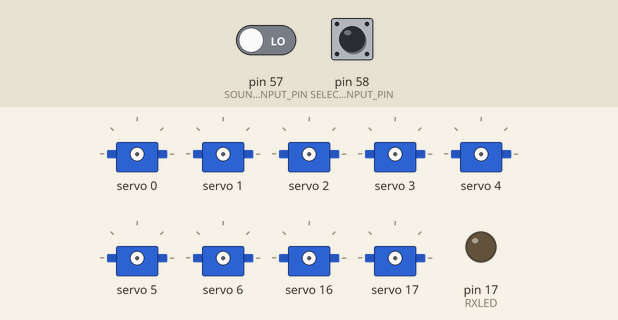
Simulated run of this sketch. Board: Arduino Mega 2560, built with avr-gcc and run on an emulated ATmega2560. Parts: 9 × servo, output pins drawn as LEDs (lit = HIGH). The test bench sets the inputs (shaded band); at power-on: pin 57 (SOUND_INPUT_PIN) LOW, pin 58 (SELECTOR_INPUT_PIN) LOW. Random numbers use the default seed unless the sketch sets one; what the sketch prints to the serial monitor is not drawn.

Above: at 0.16 s.
At 30.8 s:
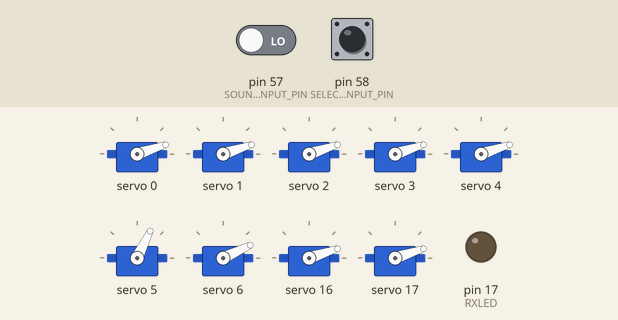
At 61.3 s:
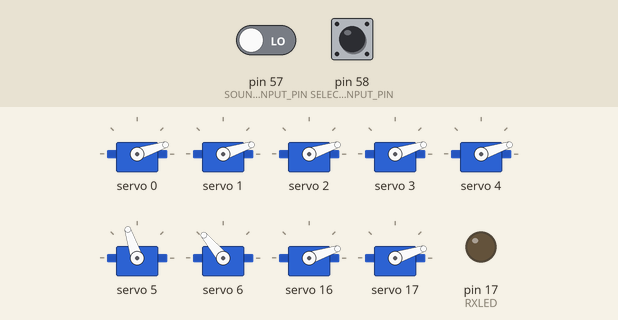
At 122.1 s:
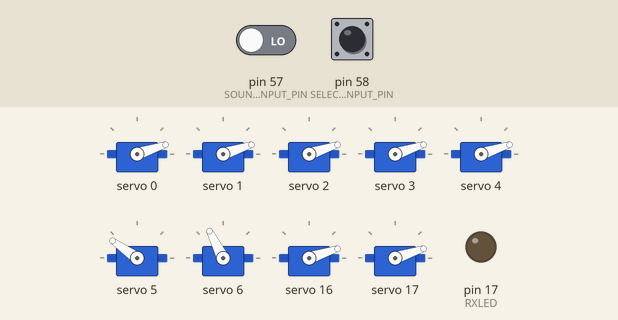
Timing chart, 0 to 123.6 s (numbered marks = the images above):
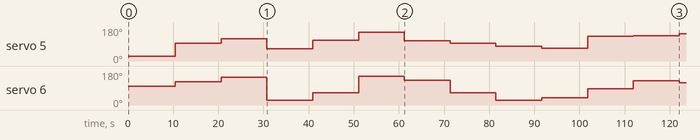

Measured:
- by itself, servo 5: 24° → 93° at 10.5 s, → 119° 10.1 s later, → 64° 10.1 s later, → 109° 10.1 s later, … (12 changes in this stretch)

The sketch:

main.ino
```cpp
#include <Adafruit_PWMServoDriver.h>
#include "src/include/artoo.h"
// #include "src/include/sound.h"
// #include "src/include/servo_controller.h"
// #include <HardwareSerial.h>


// ===============  SERVOS =============== //

//Adafruit_PWMServoDriver pwm = Adafruit_PWMServoDriver(0x40);
// Adafruit_PWMServoDriver pwm = Adafruit_PWMServoDriver();
// #define SERVOMIN  150 // This is the 'minimum' pulse length count (out of 4096)
// #define SERVOMAX  500 // This is the 'maximum' pulse length count (out of 4096)
// #define USMIN  600 // This is the rounded 'minimum' microsecond length based on the minimum pulse of 150
// #define USMAX  2400 // This is the rounded 'maximum' microsecond length based on the maximum pulse of 600
// #define SERVO_FREQ 50 // Analog servos run at ~50 Hz updates

// ===============  SOUND  =============== //


#define SERVO_MIN 40
#define SERVO_MID 90
#define SERVO_MAX 140

#define DOME_PANEL_SERVO_COUNT 5
#define DOME_SERVO_COUNT 7

int RXLED = 17;  // The RX LED has a defined Arduino pin


Artoo* pArtoo;
Sound* pSound;

// int servoZero        = map(0,   0, 180, SERVOMIN, SERVOMAX);
// int servoSeventyFive = map(75,  0, 180, SERVOMIN, SERVOMAX);
// int servoOneFifty    = map(150, 0, 180, SERVOMIN, SERVOMAX);

// int domeServoLocation[DOME_SERVO_COUNT];
// int domeServoDestination[DOME_SERVO_COUNT];

// unsigned long currentMillis = 0;

// unsigned long shortCircuitEnd  = 0;
// unsigned long nextShortCircuitAction = 0;

// unsigned long nextDomeEyeAction = 5000;


bool servoIsDomeEye(uint16_t num){
  return(num == 5 || num == 6);
}

void setup() {

  pinMode(SOUND_INPUT_PIN, INPUT);
  pinMode(RXLED, OUTPUT);  // Set RX LED as an output


  Serial.begin(9600); //This pipes to the serial monitor
  Serial.println("Initialize Serial Monitor");

  pArtoo = new Artoo();

  // pSound = new Sound(&Serial3);


  // SERVOS
//   pwm.begin();
//   pwm.setOscillatorFrequency(27000000);

//   pwm.setPWMFreq(SERVO_FREQ);  // This is the maximum PWM frequency

//   for(uint16_t servonum = 0; servonum<DOME_SERVO_COUNT; servonum++){
//     if(servoIsDomeEye(servonum)){
// //      pwm.setPWM(servonum, 0, servoSeventyFive);
//       domeServoLocation[servonum]    = 9999;
//       domeServoDestination[servonum] = servoSeventyFive;
//     }else{
// //      pwm.setPWM(servonum, 0, servoZero);
//       domeServoLocation[servonum] = 9999;
//       domeServoDestination[servonum] = servoZero;
//     }
//   }

// //  printServos();
// //  delay(100);
//   pwm.sleep();

//   Serial.print("Setting OneFifty : ");
//   Serial.println(servoOneFifty); //441

//     Serial.print("Setting Zero : ");
//   Serial.println(servoZero);  //150


}

void loop() {

  // currentMillis = ;

  pArtoo->run(millis());

  delay(100);

  // checkSoundInput();
  // checkForSentienceSound();

  // if(shortCircuiting()){
  //   runShortCircuit();
  // }else{
  //   //resetDomePanelServos();
  // }

//  runServoEye();

  // checkServoMovement();

  //need to put pwm to sleep well after the servo's stop moving, otherwise they won't complete their move.
  //could set a next pwm sleep time and not have such a big delay in the main loop if it makes sense

  // pwm.sleep();


//  digitalWrite(RXLED, LOW);     // set the RX LED ON
//  delay(100);
//  digitalWrite(RXLED, HIGH);    // set the RX LED OFF
//  delay(100);
}

// void printServos(){
//   for(uint16_t servonum = 0; servonum<DOME_SERVO_COUNT; servonum++){
//     Serial.print("S: ");
//     Serial.print(servonum);
//     Serial.print(", L: ");
//     Serial.print(domeServoLocation[servonum]);
//     Serial.print(", D: ");
//     Serial.println(domeServoDestination[servonum]);
//   }
// }


// void checkServoMovement(){
//   bool pwmAsleep= true;

//   for(uint16_t servonum = 0; servonum<DOME_SERVO_COUNT; servonum++){
//     if(domeServoLocation[servonum] != domeServoDestination[servonum]){
//       if(pwmAsleep){
//         pwmAsleep = false;
//         pwm.wakeup();
//       }
//         Serial.print("S: ");
//         Serial.print(servonum);
//         Serial.print(", L: ");
//         Serial.print(domeServoLocation[servonum]);
//         Serial.print(", D: ");
//         Serial.println(domeServoDestination[servonum]);

//       pwm.setPWM(servonum, 0, domeServoDestination[servonum]);
//       domeServoLocation[servonum] = domeServoDestination[servonum];
//     }
//   }
// }


// void runShortCircuit(){
//   // if(shortCircuiting()){
//   if(true){ //TODO - should be shortCircuiting()
//     if(currentMillis >= nextShortCircuitAction){
//       Serial.println("Randomising Servos");
//       for(uint16_t servonum = 0; servonum<DOME_PANEL_SERVO_COUNT; servonum++){
//         if(random(2)){
//           Serial.print("Setting Zero Servo: ");
//           Serial.println(servonum);
//           domeServoDestination[servonum] = servoZero;
//         }else{
//           Serial.print("Setting OneFifty Servo: ");
//           Serial.println(servonum);
//           domeServoDestination[servonum] = servoOneFifty;
//         }
// //         Serial.print("Running Servo: ");
// //         Serial.print(servonum);
// //         Serial.print(" Destination: ");
// //         Serial.println(domeServoDestination[servonum]);
//       }
//       nextShortCircuitAction = currentMillis + 350;
//     }
//   }
// }

// void runServoEye(){
//   if(currentMillis >= nextDomeEyeAction){
//     nextDomeEyeAction = currentMillis + 2000;
//     for(uint16_t servonum = 5; servonum<7; servonum++){
//       int tmp = random(3);
//       if(tmp == 0){
//         domeServoDestination[servonum] = servoZero;
//       }else if(tmp == 1){
//         domeServoDestination[servonum] = servoSeventyFive;
//       }else{
//         domeServoDestination[servonum] = servoOneFifty;
//       }
//          Serial.print("Moving Eye Servo: ");
//          Serial.print(servonum);
//          Serial.print(" Destination: ");
//          Serial.println(domeServoDestination[servonum]);
//     }

//   }
// }

void testServo(){
    Serial.println("Test Servo");
//    #define SERVOMIN  150 // This is the 'minimum' pulse length count (out of 4096)
//#define SERVOMAX  600 // This is the 'maximum' pulse length count (out of 4096)

   int min = 150;
   int max = 500;


//   int twenty= map(20, 0, 180, SERVOMIN, SERVOMAX);
//   int fifty= map(50, 0, 180, SERVOMIN, SERVOMAX);
//   int seventy = map(70, 0, 180, SERVOMIN, SERVOMAX);
//   int ninety= map(90, 0, 180, SERVOMIN, SERVOMAX);
//int onetwenty = map(120, 0, 180, SERVOMIN, SERVOMAX);
//
//   int oneighty = map(180, 0, 180, SERVOMIN, SERVOMAX);


//   uint16_t servonum = 6;
//
//for(servonum=0; servonum<5; servonum++){
//
//     Serial.print("servo: ");
//     Serial.println(servonum);
//       pwm.wakeup();
//       pwm.setPWM(servonum, 0, onefifty);
//       pwm.sleep();
//       delay(1000);
////
//
//       pwm.wakeup();
//       pwm.setPWM(servonum, 0, zero);
//       pwm.sleep();
//       delay(1000);
//}
//     pwm.wakeup();

//    Serial.println("Test Servo MIN");
//    for (uint16_t pulselen = min; pulselen < max; pulselen++) {
//      pwm.setPWM(servonum, 0, zero);
////    }
////pwm.sleep();
//    delay(1000);
////    pwm.wakeup();
////    Serial.println("Test Servo MAX");
////    for (uint16_t pulselen = SERVOMAX; pulselen > SERVOMIN; pulselen--) {
//      pwm.setPWM(servonum, 0, twenty);
////    }
//
////pwm.sleep();
//    delay(1000);
}
```

artoo.cpp
```cpp
#include "include/artoo.h"

Artoo::Artoo(){
  Serial3.begin(38400);  //the output to the sound controller board
  pSound           = new Sound(&Serial3);
  pServoController = new ServoController();
  pInput           = new Input();
}

Artoo::~Artoo(){
  delete pInput;
  delete pServoController;
  delete pSound;
}

void Artoo::run(unsigned long millis){
  //debug stuff.
  // if(pInput->getSelectorIndex() == 0){
  //   pServoController->setBodyServoDestination(0,  map(0,   0, 180, SERVOMIN, SERVOMAX));
  //   pServoController->setBodyServoDestination(1,  map(0,   0, 180, SERVOMIN, SERVOMAX));
  // }else if(pInput->getSelectorIndex() == 1){
  //   pServoController->setBodyServoDestination(0,  map(75 ,   0, 180, SERVOMIN, SERVOMAX));
  //   pServoController->setBodyServoDestination(1,  map(75 ,   0, 180, SERVOMIN, SERVOMAX));
  // }else{
  //   pServoController->setBodyServoDestination(0,  map(150 ,   0, 180, SERVOMIN, SERVOMAX));
  //   pServoController->setBodyServoDestination(1,  map(150 ,   0, 180, SERVOMIN, SERVOMAX));
  // }

  currentMillis = millis;

  pInput->run(millis);

  if(pInput->getSelectorIndex() == AUDIO_SELECTOR_INDEX){
    pSound->run(millis, pInput->getSoundIndex());
    checkStartShortCircuit();
  }else{
    pSound->run(millis);
  }

  if(pInput->getSelectorIndex() == ARM_SELECTOR_INDEX){
    updateArmPositions();
  }

  pServoController->run(millis);

  //currently the dome panels are either short circuiting or reset.
  runShortCircuit();

  updateEyeMovement();

  delay(100);
}

void Artoo::updateArmPositions(){
  if(pInput->getSelectorIndex() != ARM_SELECTOR_INDEX){
    return;
  }

  if(pInput->getSoundIndex() == 0){
    pServoController->setBodyServoDestination(0,  pServoController->servoZero);
    pServoController->setBodyServoDestination(1,  pServoController->servoZero);
  }else if(pInput->getSoundIndex() == 1){
    pServoController->setBodyServoDestination(0,  pServoController->servoSeventyFive);
    pServoController->setBodyServoDestination(1,  pServoController->servoZero);
  }else if(pInput->getSoundIndex() == 2){
    pServoController->setBodyServoDestination(0,  pServoController->servoZero);
    pServoController->setBodyServoDestination(1,  pServoController->servoSeventyFive);
  }else if(pInput->getSoundIndex() == 3){
    pServoController->setBodyServoDestination(0,  pServoController->servoZero);
    pServoController->setBodyServoDestination(1,  pServoController->servoOneFifty);
  }else if(pInput->getSoundIndex() == 4){
    pServoController->setBodyServoDestination(0,  pServoController->servoOneFifty);
    pServoController->setBodyServoDestination(1,  pServoController->servoZero);
  }else if(pInput->getSoundIndex() == 5){
    pServoController->setBodyServoDestination(0,  pServoController->servoOneFifty);
    pServoController->setBodyServoDestination(1,  pServoController->servoOneFifty);
  }
}

void Artoo::updateEyeMovement(){
  if(currentMillis >= nextEyeMovement){
    pServoController->randomiseEye();
    nextEyeMovement = currentMillis + EYE_MOVEMENT_SERVO_INTERVAL;
  }
}

void Artoo::runShortCircuit(){
  if(isShortCircuiting()){
    if(currentMillis >= nextShortCircuitAction){
      pServoController->randomiseDomePanels();
      pServoController->randomiseBodyPanels();
      nextShortCircuitAction = currentMillis + SHORT_CIRCUIT_SERVO_DELAY;
    }
  }else{
    pServoController->closeDomePanels();
    pServoController->closeBodyPanels();
  }
}

bool Artoo::isShortCircuiting(){
  return (shortCircuitEnd > currentMillis);
}

void Artoo::checkStartShortCircuit(){
  //Set short circuit timer if need be
  if(isShortCircuiting())
    return;
  if(pInput->soundIndexWasChanged() && pInput->getSelectorIndex() == AUDIO_SELECTOR_INDEX){
    if(pInput->getSoundIndex() == SHORT_CIRCUIT_SOUND_INDEX){
      //Correct sound is set
      shortCircuitEnd = currentMillis + SHORT_CIRCUIT_DURATION;  //about a 3 second file.
    }
  }
}
```

artoo.h
```cpp
#ifndef artoo_h
#define artoo_h

#include "input.h"
#include "servo_controller.h"
#include "sound.h"

#define SHORT_CIRCUIT_SOUND_INDEX 5 //needs to match the sound played and position on the TX for SC
#define SHORT_CIRCUIT_DURATION    3500 //about a 3.5 second file
#define SHORT_CIRCUIT_SERVO_DELAY 250
#define EYE_MOVEMENT_SERVO_INTERVAL 10000

#define AUDIO_SELECTOR_INDEX 0
#define ARM_SELECTOR_INDEX   1

class Artoo {
  public:
    Artoo();
    ~Artoo();
    void run(unsigned long millis);

  private:
    void checkStartShortCircuit();
    void runShortCircuit();
    bool isShortCircuiting();
    void updateArmPositions();
    void updateEyeMovement();

    Input*            pInput;
    ServoController*  pServoController;
    Sound*            pSound;

    unsigned long currentMillis;


    unsigned long shortCircuitEnd        = 0;
    unsigned long nextShortCircuitAction = 0;

    unsigned long nextEyeMovement = 0;

};
#endif
```

input.h
```cpp
#ifndef input_h
#define input_h

#include <Arduino.h>

//Sound input is a 6 position input, values below as soundInputs array.
//Need to debounce it a little bit as it can fluctuate, especially when plugged into
//the pc via usb.

#define SOUND_INPUT_PIN 57 //A3
#define SELECTOR_INPUT_PIN 58 //A4

#define SOUND_GRACE 15 //used when reading the value from the pw m. val +/- grace
#define DEBOUNCE_COUNT_REQUIRED 3

#define SELECTOR_GRACE 100 //used when reading values from the selector +/- this value


class Input {
  public:
    Input();
    ~Input();
    void run(unsigned long millis);

    int getSoundIndex();
    bool soundIndexWasChanged();

    int getSelectorIndex();

  private:
    void checkSoundInput();
    void checkSelectorInput();
    unsigned long currentMillis = 0;

    const int soundInputs[6] = {975,1177,1380,1576,1780,1982};

    int playingSoundIndex   = 0;
    int requestedSoundIndex = 0;
    bool soundIndexWasChangedValue = false;
    int soundDebounceCount  = 0;
    int debouncingSound     = -1;

    bool soundChanged = false;

    const int selectorInputs[3] = {975, 1478, 1982};
    int currentSelectorIndex = 0;


};
#endif
```

servo.h
```cpp
#ifndef servo_h
#define servo_h

class Servo {
  public:
    Servo(int _index);
    ~Servo();
    // void Run(unsigned long millis);

    bool needsMoving();

    unsigned int index;  //The addressable index. Set on construction
    unsigned int location = 99999;
    unsigned int destination = 0;


  private:
    //we put pwm to sleep after moving servos so it doesn't make annoying sounds. Maybe coz i have cheap servos
};
#endif
```

servo_controller.h
```cpp
#ifndef servo_controller_h
#define servo_controller_h

// #include <HardwareSerial.h>
#include <Adafruit_PWMServoDriver.h>
#include "servo.h"

#define PWM_SLEEP_GRACE_PERIOD 100 //was 500

#define SERVOMIN  150 // This is the 'minimum' pulse length count (out of 4096)
#define SERVOMAX  500 // This is the 'maximum' pulse length count (out of 4096)
#define USMIN  600 // This is the rounded 'minimum' microsecond length based on the minimum pulse of 150
#define USMAX  2400 // This is the rounded 'maximum' microsecond length based on the maximum pulse of 600
#define SERVO_FREQ 50 // Analog servos run at ~50 Hz updates

class ServoController {
  public:
    ServoController();
    ~ServoController();
    void run(unsigned long _millis);
    void checkSleepPwm();

    void printServos();

    void setDomeServoDestination(int servo, int destination);
    void setBodyServoDestination(int servo, int destination);
    void randomiseEye();
    void randomiseDomePanels();
    void closeDomePanels();

    void randomiseBodyPanels();
    void closeBodyPanels();

    int servoZero        = map(0,   0, 180, SERVOMIN, SERVOMAX);
    int servoSeventyFive = map(75,  0, 180, SERVOMIN, SERVOMAX);
    int servoOneFifty    = map(150, 0, 180, SERVOMIN, SERVOMAX);

private:
    void moveServos();
    void wakeupDomePwm();
    void wakeupBodyPwm();

    unsigned long currentMillis = 0;

    Adafruit_PWMServoDriver domePwm;
    Servo *domeServos[7];
    bool domePwmAsleep = false;
    unsigned long putDomePwmToSleepTime = 0;

    const int domeServoIndexes[5] = {0,1,2,3,4};
    const int eyeXServoIndex = 5;
    const int eyeYServoIndex = 6;


    Adafruit_PWMServoDriver bodyPwm;
    Servo *bodyServos[2];
    bool bodyPwmAsleep = false;
    unsigned long putBodyPwmToSleepTime = 0;

    //handy assignments
    Servo *topArmServo;
    Servo *bottomArmServo;
};
#endif
```

sound.h
```cpp
#ifndef Sound_h
#define Sound_h

#include <HardwareSerial.h>

#define SENTIENCE_WAIT 10000 //10 seconds
#define SENTIENCE_LOWER 32
#define SENTIENCE_UPPER 51

#define SOUND_OFF 0
#define SOUND_SENTIENCE 1
#define SOUND_THEME 2
#define SOUND_IMPERIAL_MARCH 3
#define SOUND_DISCO 4
#define SOUND_SHORT_CIRCUIT 5


class Sound {
  public:
    Sound();
    Sound(HardwareSerial* _serial);
    ~Sound();
    void run(unsigned long millis);
    void run(unsigned long millis, int soundInputValue);
    bool isShortCircuiting();
    unsigned long shortCircuitEnd = 0;

  private:
    // void checkSoundInput(int pwm);
    void checkForSentienceSound();
    void checkForChangeSound(int soundInputValue);
    void changeSound(int req);
    void playSound(int num);

    int playingSound    = -1;
    int lastSound       = -1;
    int requestedSound  = -1;

    unsigned long currentMillis = 0;

    unsigned long lastSentiencePlayed = 0;

    HardwareSerial* soundSerial;

};
#endif
```

input.cpp
```cpp
#include "include/input.h"

Input::Input(){
}

Input::~Input(){
}

void Input::run(unsigned long millis){
  currentMillis = millis;

  checkSelectorInput();
  checkSoundInput();

  // Serial.print("SoundPWM: ");
  // Serial.println(soundPwm);
}

void Input::checkSelectorInput(){
  int selectorPwm = pulseIn(SELECTOR_INPUT_PIN, HIGH, 30000);
  for(int i = 0; i < (sizeof(selectorInputs)/ sizeof(selectorInputs[0])); i++){
    if(selectorPwm > selectorInputs[i] - SELECTOR_GRACE && selectorPwm < selectorInputs[i] + SELECTOR_GRACE){
      currentSelectorIndex = i;
      break;
    }
  }
}

int Input::getSelectorIndex(){
  return(currentSelectorIndex);
}

bool Input::soundIndexWasChanged(){
  return(soundIndexWasChangedValue);
}
int Input::getSoundIndex(){
  return(playingSoundIndex);
}

void Input::checkSoundInput(){

  int soundPwm = pulseIn(SOUND_INPUT_PIN, HIGH, 30000);

  soundIndexWasChangedValue = false;

  for(int i = 0; i < (sizeof(soundInputs)/ sizeof(soundInputs[0])); i++){
    if(soundPwm > soundInputs[i] - SOUND_GRACE && soundPwm < soundInputs[i] + SOUND_GRACE){
      requestedSoundIndex = i;
      break;
    }
  }

  if(playingSoundIndex == requestedSoundIndex){
    //do nothing - reset the debounce
    soundDebounceCount = 0;
  }else{
    //requesting a different sound.
    if(soundDebounceCount >= DEBOUNCE_COUNT_REQUIRED){
      soundDebounceCount = 0;
      playingSoundIndex = requestedSoundIndex;
      soundIndexWasChangedValue = true;
    }else{

      //working out if need to debounce
      if(debouncingSound == requestedSoundIndex){
        soundDebounceCount += 1;
      }else{
        soundDebounceCount = 0;
        debouncingSound = requestedSoundIndex;
      }
    }
  }
}
```

Source omitted: servo.cpp (296 bytes), servo_controller.cpp (4119 bytes), sound.cpp (1603 bytes)
